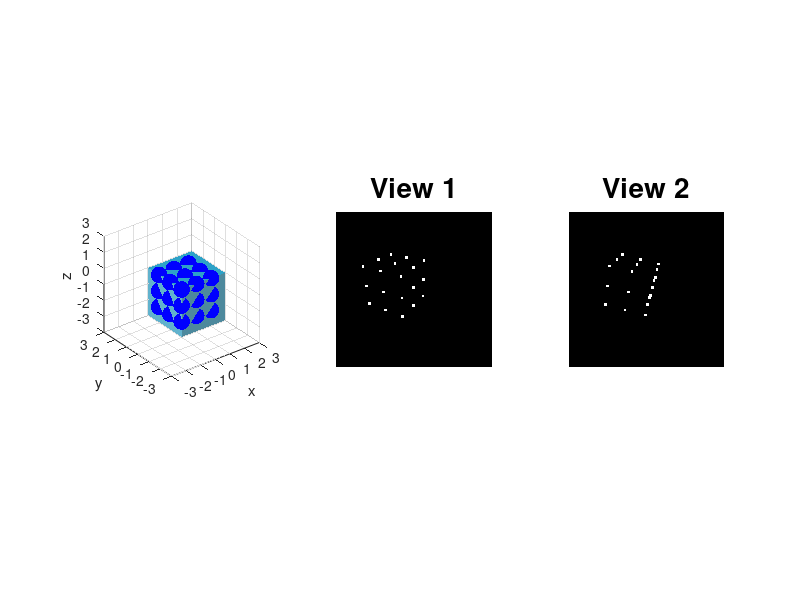
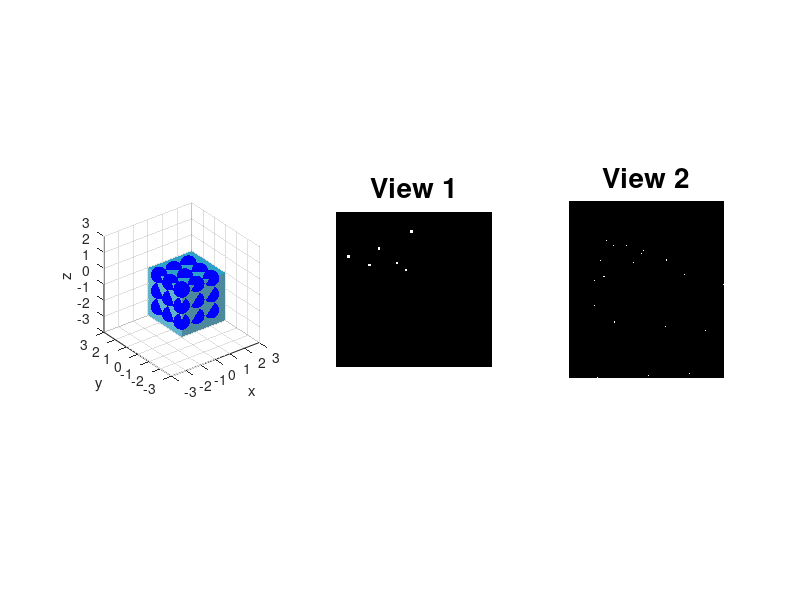

The MATLAB source for these figures, in order:
clear all; close all; clc;
%% Definitions
%rng(1);
L = 300;
I1 = zeros(L,L);

f=L;
u0 = L/2;
v0 = L/2;

K = [f 0 u0;    
    0 f v0;
    0 0 1];

DEG_TO_RAD = pi/180;

%% World Coordinates
% we need to select 8 points since min 8 points is needed to estimate the
% essential matrix E
P_W=[0	2	0	1; %1
    0	1	0	1; %2
    0	0	0	1; %3
    0	2	-1	1; %4
    0	1	-1	1; %5
    0	0	-1	1; %6
    0	2	-2	1; %7
    0	1	-2	1; %8
    0	0	-2	1; %9
    1	0	0	1; %10
    2	0	0	1; %11
    1	0	-1	1; %12
    2	0	-1	1; %13
    1	0	-2	1; %14
    2	0	-2	1; %15
    1	1	0	1; %16
    2	1	0	1; %17
    1	2	0	1; %18
    2	2	0	1
    ];

P_W = P_W';
NPTS = size(P_W,2); %Number of points

%% Visualization
figure;
subplot(1,3,1)
wally = meshgrid(0:0.1:3); 
wallz = meshgrid(-3:0.1:0); 
wallx = 0*ones(size(wallz,1));
surf(wallx, wally, wallz','FaceColor',(1/255)*[97 178 205],'EdgeColor','none') 
hold on
wallx = meshgrid(0:0.1:3); 
wallz = meshgrid(-3:0.1:0); 
wally = 0*ones(size(wallz,1)); 
surf(wallx, wally, wallz','FaceColor',(1/255)*[77 137 157],'EdgeColor','none') 
wallx = meshgrid(0:0.1:3); 
wally = meshgrid(0:0.1:3); 
wallz = zeros(size(wally,1)); % Generate z data
surf(wallx, wally', wallz,'FaceColor',(1/255)*[45 162 200],'EdgeColor','none') 
plot3(P_W(1,:),P_W(2,:),P_W(3,:),'b.','MarkerSize',36);
axis equal;
grid on
axis vis3d;
axis([-3 3 -3 3 -3 3])
grid on
xlabel('x')
ylabel('y')
zlabel('z')

%% Camera Transformation for View 1
ax = 120 * DEG_TO_RAD;
ay = 0 *DEG_TO_RAD;
az = 60 * DEG_TO_RAD;

Rx = [1 0 0;
      0 cos(ax) -sin(ax);
      0 sin(ax) cos(ax)];
Ry = [cos(ay)  0  sin(ay);
           0   1     0;
      -sin(ay) 0  cos(ay)];
Rz = [cos(az) -sin(az) 0;
      sin(az) cos(az)  0;
      0          0     1];
  
Rc1 = Rx*Ry*Rz;
Tc1 = [0;0;5];
M = [Rc1 Tc1];

p1 = K*(M * P_W);
noise1 = 4*rand(3,NPTS)-2;
noise1(3,:)=1;
p1 = p1 + noise1;

u1(1,:) = p1(1,:) ./ p1(3,:);
u1(2,:) = p1(2,:) ./ p1(3,:);
u1(3,:) = p1(3,:) ./ p1(3,:);

for i=1:length(u1)
    x = round(u1(1,i)); y=round(u1(2,i));
    I1(y-2:y+2, x-2:x+2) = 255;
end

subplot(1,3,2), imshow(I1, []), title('View 1', 'FontSize',20);

%% Camera Transformation for View 2
ax = 0 * DEG_TO_RAD;
ay = -25 *DEG_TO_RAD;
az = 0 * DEG_TO_RAD;

Rx = [1 0 0;
      0 cos(ax) -sin(ax);
      0 sin(ax) cos(ax)];
Ry = [cos(ay)  0  sin(ay);
           0   1     0;
      -sin(ay) 0  cos(ay)];
Rz = [cos(az) -sin(az) 0;
      sin(az) cos(az)  0;
      0          0     1];

Rc2c1 = Rx*Ry*Rz;
TrueR = Rc2c1;
Tc2c1 = [3;0;1];
TrueT = Tc2c1;
Hc1 = [Rc1 Tc1; 0 0 0 1];
Hc2c1 = [Rc2c1 Tc2c1; 0 0 0 1];
Hc2 = Hc2c1*Hc1;

Rc2 = Hc2(1:3,1:3);
Tc2 = Hc2(1:3,4);

M = [Rc2 Tc2];

I2 = zeros(L,L);
p2 = K*(M*P_W);

noise2 = 4*rand(3,NPTS)-2;
noise2(3,:)=1;
p2 = p2 + noise2;

u2(1,:) = p2(1,:) ./ p2(3,:);
u2(2,:) = p2(2,:) ./ p2(3,:);
u2(3,:) = p2(3,:) ./ p2(3,:);

for i=1:length(u2)
    x = round(u2(1,i)); y=round(u2(2,i));
    I2(y-2:y+2, x-2:x+2) = 255;
end

subplot(1,3,3), imshow(I2, []), title('View 2', 'FontSize',20);

t = Tc2c1;
T_skew = [0 -t(3) t(2); t(3) 0 -t(1); -t(2) t(1) 0];
Etrue = T_skew*Rc2c1;

%% Displaying the information
disp('u1: Pixel coordinates in view 1')
u1info = ['Size of u1 is ' num2str(size(u1,1)) 'x' num2str(size(u1,2))];
disp(u1info)
disp('u2: Pixel coordinates in view 2')
u2info = ['Size of u2 is ' num2str(size(u2,1)) 'x' num2str(size(u2,2))];
disp(u2info)
disp('-------------')
%% Lab#8 Assignment starts here.
%% Transform pixel coordinates and construct X matrix using Equations 1 and 2

X = [];
p11 = []; p22 = [];
% The 8 points are chosen from the y-z plane
for ii = [1,2,3,4,5,6,7,8]
   pp1 = K\u1(:,ii);
   pp2 = K\u2(:,ii);
   
   % Create a matrix for the normalized image coordinates. Points from here
   % will be used to find the epipoles and epipolar lines and also verify
   % them.
   p11 = [p11; pp1']; p22 = [p22; pp2'];
   aa = [pp1(1)*pp2; pp1(2)*pp2; pp1(3)*pp2];
   X = [X; aa'];
end

%% Estimate E, cure it and check for Essential Matrix Characterization 

[U,S,V] = svd(X'*X);

E = V(:,end);

E = [E(1:3) E(4:6) E(7:9)];

[U_,S_,V_] = svd(E);

S_(1,1) = 1; S_(2,2) = 1; S_(3,3) = 0;

E_est = U_*S_*V_;

SO3_U_ = det(U_);
SO3_V_ = det(V_);

%% Find epipoles and epipolar lines

e1 = null(E_est);
e2 = null(E_est');

L1 = E_est'*p22(1,:)';
L2 = E_est*p11(1,:)';

%% Verify epipoles and epipolar lines

verify_epipole1 = L1'*e1;
verify_point1 = L1'*p11(1,:)';
verify_epipole2 = L2'*e2;
verify_point2 = L2'*p22(1,:)';

%% Recover the rotation and the translation

ar = pi/2; 
Rz1 = [0 -1 0;
       1  0 0;
       0  0 1];

Rz2 = [0  1 0;
       -1 0 0;
       0  0 1];
  
T1_1 = U_*Rz1*S_*U_';
R1 = U_*Rz1'*V_';

T2_2 = U_*Rz2*S_*U_';
R2 = U_*Rz2'*V_';

T1 = [T1_1(3,2); T1_1(1,3); T1_1(2,1)];
T2 = [T2_2(3,2); T2_2(1,3); T2_2(2,1)];

%% Compare your results with ground truth
disp('True E =')
disp(Etrue)
disp('Estimated E = ')
disp(E_est)
disp('-------------')
disp('-------------')

% R should be exactly similar, but one of them only since the other means
% the case when the camera is behind the view
disp('True R =')
disp(TrueR)
disp('Estimated R1 & R2 :')
disp('R1_est = ')
disp(R1)
disp('-------------')
disp('R2_est = ')
disp(R2)
disp('-------------')
disp('-------------')

% T should be scaled version of True T, since we cannot find a unique T and
% it is always up to scale
disp('True T =')
disp(TrueT)
disp('Estimated T1 & T2 :')
disp('T1_est = ')
disp(T1)
disp('-------------')
disp('T2_est = ')
disp(T2)
disp('-------------')

%% Post-lab Image Plots

I1_ = zeros(L,L);
I2_ = zeros(L,L);

figure;
subplot(1,3,1)
wally = meshgrid(0:0.1:3); 
wallz = meshgrid(-3:0.1:0); 
wallx = 0*ones(size(wallz,1));
surf(wallx, wally, wallz','FaceColor',(1/255)*[97 178 205],'EdgeColor','none') 
hold on
wallx = meshgrid(0:0.1:3); 
wallz = meshgrid(-3:0.1:0); 
wally = 0*ones(size(wallz,1)); 
surf(wallx, wally, wallz','FaceColor',(1/255)*[77 137 157],'EdgeColor','none') 
wallx = meshgrid(0:0.1:3); 
wally = meshgrid(0:0.1:3); 
wallz = zeros(size(wally,1)); % Generate z data
surf(wallx, wally', wallz,'FaceColor',(1/255)*[45 162 200],'EdgeColor','none') 
plot3(P_W(1,:),P_W(2,:),P_W(3,:),'b.','MarkerSize',36);
axis equal;
grid on
axis vis3d;
axis([-3 3 -3 3 -3 3])
grid on
xlabel('x')
ylabel('y')
zlabel('z')

M1_ = [R1 T1];

I1_ = zeros(L,L);
p1_ = K*(M1_*P_W);

noise1 = 4*rand(3,NPTS)-2;
noise1(3,:)=1;
p1_ = p1_ + noise1;

u1_(1,:) = p1_(1,:) ./ p1_(3,:);
u1_(2,:) = p1_(2,:) ./ p1_(3,:);
u1_(3,:) = p1_(3,:) ./ p1_(3,:);

for i_1 =1:length(u1_)
    x1_ = round(u1_(1,i_1)); y1_=round(u1_(2,i_1));
    if x1_ > 2 && y1_ > 2
    I1_(y1_-2:y1_+2, x1_-2:x1_+2) = 255;
    end
end

subplot(1,3,2), imshow(I1_, []), title('View 1', 'FontSize',20);

Hc2_ = [R1 T1; 0 0 0 1];
Hc2c2_ = [R2 T2; 0 0 0 1];
H2_ = Hc2c2_*Hc2_;

R2_ = H2_(1:3,1:3);
T2_ = H2_(1:3,4);
M2_ = [R2_ T2_];

I2_ = zeros(L,L);
p2_ = K*(M2_*P_W);

noise2 = 4*rand(3,NPTS)-2;
noise2(3,:)=1;
p2_ = p2_ + noise2;

u2_(1,:) = p2_(1,:) ./ p2_(3,:);
u2_(2,:) = p2_(2,:) ./ p2_(3,:);
u2_(3,:) = p2_(3,:) ./ p2_(3,:);

for i_=1:length(u2_)
    x_ = (round(u2_(1,i_))); y_= (round(u2_(2,i_)));
    if x_ > 2 && y_ > 2
    I2_(y_-2:y_+2, x_-2:x_+2) = 255;
    end
end

subplot(1,3,3), imshow(I2_, []), title('View 2', 'FontSize',20);